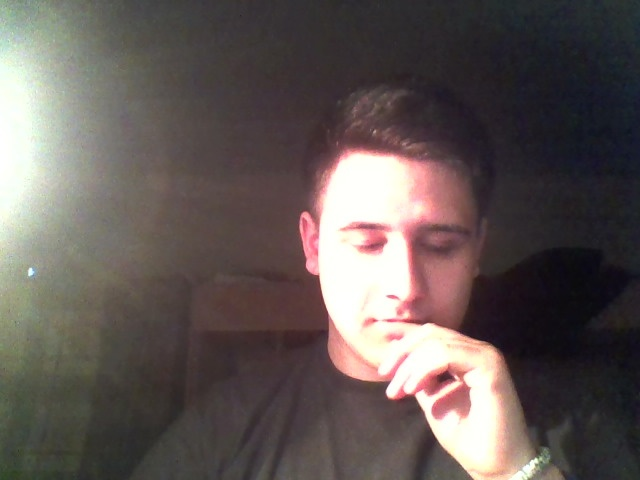
//> input picture src/playground/Image0.jpg, 640 x 480 px
$ ./integral   (built with g++ and OpenCV 4)
//> lines starting //> are read from the running program, lines starting //| are printed output that depends on the picture
//
// интегральное изображение cvIntegral()
//
// http://robocraft.ru
//

#include <cv.h>
#include <highgui.h>
#include <stdlib.h>
#include <stdio.h>

int main(int argc, char* argv[])
{
    IplImage *src=0, *dst=0, *dst2=0, *dst3=0;

    // имя картинки задаётся первым параметром
    const char* filename = argc >= 2 ? argv[1] : "Image0.jpg";
    // получаем картинку
    src = cvLoadImage(filename, 0);
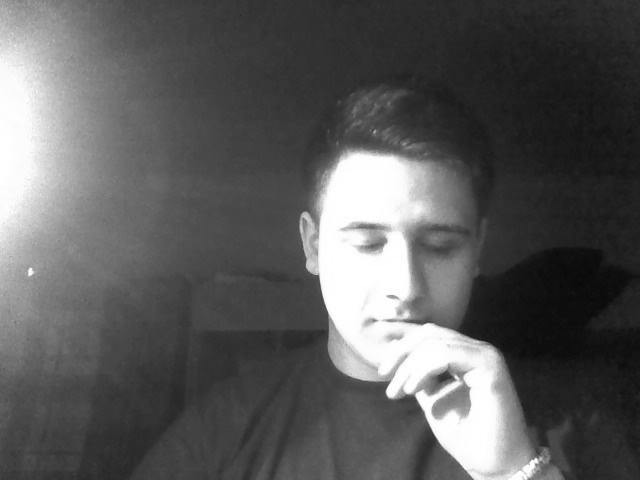
//> src: 480 rows x 640 cols, CV_8UC1; min 9, max 255, mean 90.6

    printf("[i] image: %s\n", filename);
    assert( src != 0 );

    // покажем изображение
    cvNamedWindow( "original", 1 );
    cvShowImage( "original", src );

    dst = cvCreateImage( cvSize(src->width+1, src->height+1), IPL_DEPTH_64F, 1);
    dst2 = cvCreateImage( cvSize(src->width+1, src->height+1), IPL_DEPTH_64F, 1);
    dst3 = cvCreateImage( cvSize(src->width+1, src->height+1), IPL_DEPTH_64F, 1);

    // получаем интегральное изображение
    cvIntegral(src, dst, dst2, dst3);
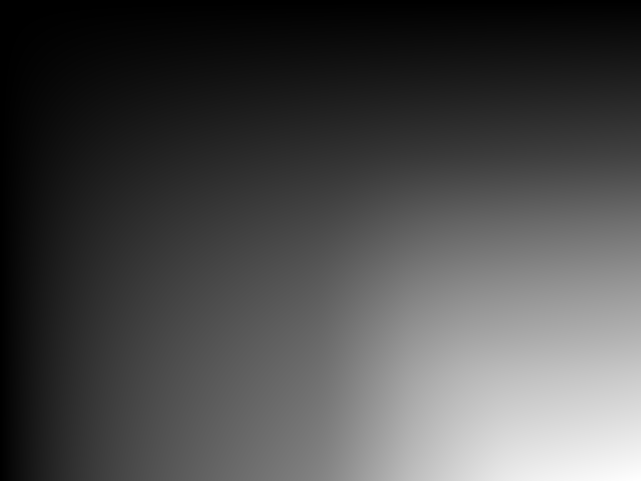
//> dst: 481 rows x 641 cols, CV_64FC1; min 0, max 27826500, mean 8250053; drawn with min black and max white
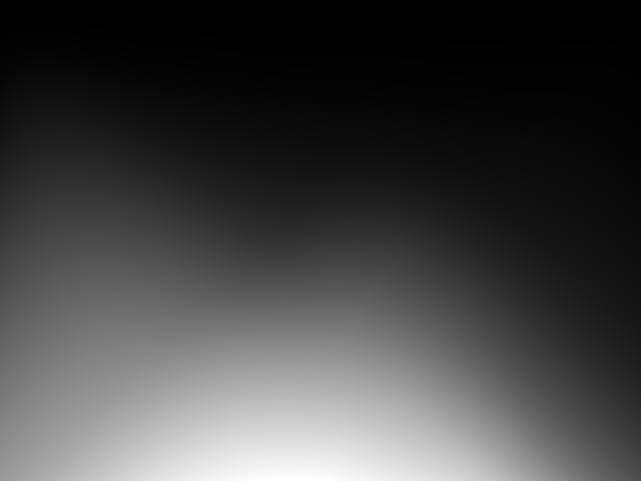
//> dst3: 481 rows x 641 cols, CV_64FC1; min 0, max 19432082, mean 5142990.6; drawn with min black and max white

    cvNamedWindow( "cvIntegral", 1 );
    cvShowImage( "cvIntegral", dst );
    cvNamedWindow( "cvIntegral 2", 1 );
    cvShowImage( "cvIntegral 2", dst2 );
    cvNamedWindow( "cvIntegral tilted");
    cvShowImage( "cvIntegral tilted", dst3 );

    // ждём нажатия клавиши
    cvWaitKey(0);

    // освобождаем ресурсы
    cvReleaseImage(&src);
    cvReleaseImage(&dst);
    cvReleaseImage(&dst2);
    // удаляем окна
    cvDestroyAllWindows();
    return 0;
}
